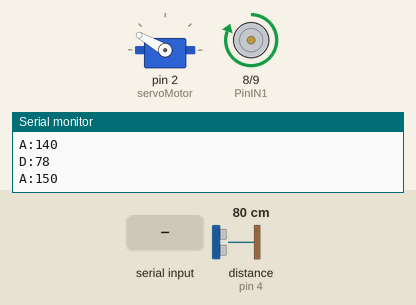
This sketch was run on a simulated Arduino Uno, built with avr-gcc and run on an emulated ATmega328P. On the bench: servo, motor-driver pin pairs drawn as motors (green arrow = first pin HIGH = forward, orange = second pin HIGH = backward, longer = more drive), the last lines printed to the serial monitor. Wiring (inferred from the names in the program): ultrasonic range finder: trigger pin 3; echo pin 4. The test bench sets the inputs (shaded band); at power-on: distance to the obstacle (sensor on pin 4) 80 cm. The echo pulse lasts 58.3 µs per cm.

Above: at 1.29 s.
1.3 s: "backward\n" received over Serial
At 1.46 s:
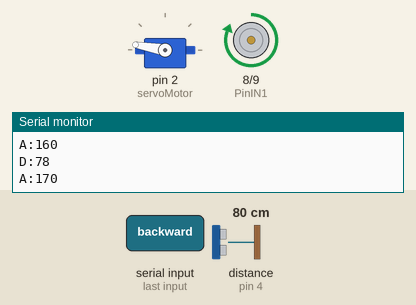
At 3.09 s:
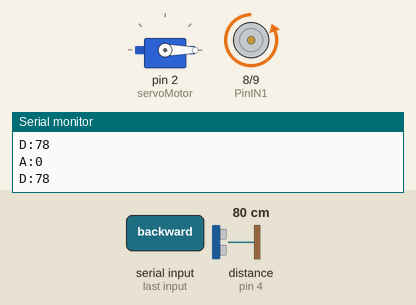
4.3 s: distance to the obstacle (sensor on pin 4) set to 2 cm
At 4.37 s:
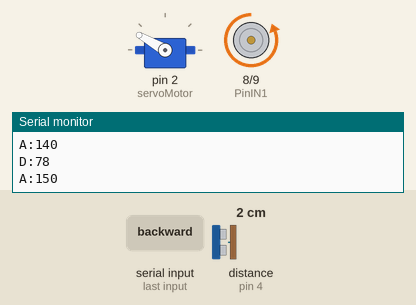
7.3 s: distance to the obstacle (sensor on pin 4) set to 18 cm
Timing chart, 0 to 16.3 s (numbered marks = the images above; inputs shaded):
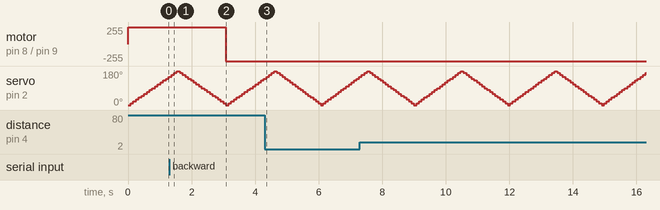

The sketch:

logicBoard.ino
```cpp
#include <Servo.h>

const int PinIN1 = 8;
const int PinIN2 = 9;
const int trigPin = 3;  // Pin del sensor ultrasónico Trig
const int echoPin = 4;  // Pin del sensor ultrasónico Echo
long duration;
int distance;
Servo servoMotor;

// Configuración del módulo Bluetooth HC-06
#define bluetoothSerial Serial // Renombrar Serial a bluetoothSerial
#define bluetoothTx 1         // Conectar el pin TX del módulo Bluetooth al pin digital 1 del Arduino
#define bluetoothRx 0         // Conectar el pin RX del módulo Bluetooth al pin digital 0 del Arduino

void setup() {
  Serial.begin(9600);  // Inicializar comunicación serial para depuración
  bluetoothSerial.begin(9600); // Inicializar comunicación serial para Bluetooth
  pinMode(PinIN1, OUTPUT);
  pinMode(PinIN2, OUTPUT);
  pinMode(trigPin, OUTPUT);
  pinMode(echoPin, INPUT);
  servoMotor.attach(2);

  // Configurar los pines del motor para que siempre estén funcionando
  digitalWrite(PinIN1, HIGH);
  digitalWrite(PinIN2, LOW);
}

void moveServoAndMeasure(int startAngle, int endAngle, int step) {
  for (int angle = startAngle; angle != endAngle; angle += step) {
    servoMotor.write(angle);
    Serial.print("A:");
    Serial.println(angle);

    // Medir distancia con el sensor ultrasónico
    digitalWrite(trigPin, LOW);
    delayMicroseconds(2);
    digitalWrite(trigPin, HIGH);
    delayMicroseconds(10);
    digitalWrite(trigPin, LOW);
    duration = pulseIn(echoPin, HIGH);
    distance = duration * 0.034 / 2;

    // Enviar distancia a través de Bluetooth
    bluetoothSerial.print("D:");  // Identificador de distancia
    bluetoothSerial.println(distance);

    delay(80);  // Espera antes de la siguiente medición
  }
}

void loop() {
  if (bluetoothSerial.available() > 0) {
    String command = bluetoothSerial.readStringUntil('\n');

    if (command == "forward") {
      // Lógica para avanzar
      digitalWrite(PinIN1, HIGH);
      digitalWrite(PinIN2, LOW);
    } else if (command == "backward") {
      // Lógica para retroceder
      digitalWrite(PinIN1, LOW);
      digitalWrite(PinIN2, HIGH);
    } else if (command == "left") {
      // Lógica para girar a la izquierda
      servoMotor.write(90); // Ajusta el ángulo del servo según sea necesario
    } else if (command == "right") {
      // Lógica para girar a la derecha
      servoMotor.write(90); // Ajusta el ángulo del servo según sea necesario
    } else if (command.startsWith("P:")) {
      // Obtener la distancia predicha de los datos recibidos
      int distancia_predicha = command.substring(2).toInt();

      // Lógica para controlar el carrito basado en la distancia predicha
      if (distancia_predicha < 20) {
          // Lógica para mover hacia adelante
          digitalWrite(PinIN1, HIGH);
          digitalWrite(PinIN2, LOW);
      } else if (distancia_predicha > 30) {
          // Lógica para mover hacia atrás
          digitalWrite(PinIN1, LOW);
          digitalWrite(PinIN2, HIGH);
      } else {
          // Lógica para detener el movimiento
          digitalWrite(PinIN1, HIGH); // Cambia a LOW si quieres detener completamente
          digitalWrite(PinIN2, LOW);  // Cambia a HIGH si quieres detener completamente
      }
    }
  }

  // Mover servo y medir distancia
  moveServoAndMeasure(0, 180, 10);  // Mover servo de 0 a 180 grados
  moveServoAndMeasure(180, 0, -10); // Mover servo de 180 a 0 grados
}
```

Measured:
- after the input at 1.3 s, motor on pin 8 (PinIN1) / pin 9 (PinIN2): forward 255/255 → backward 255/255 after 1.8 s
